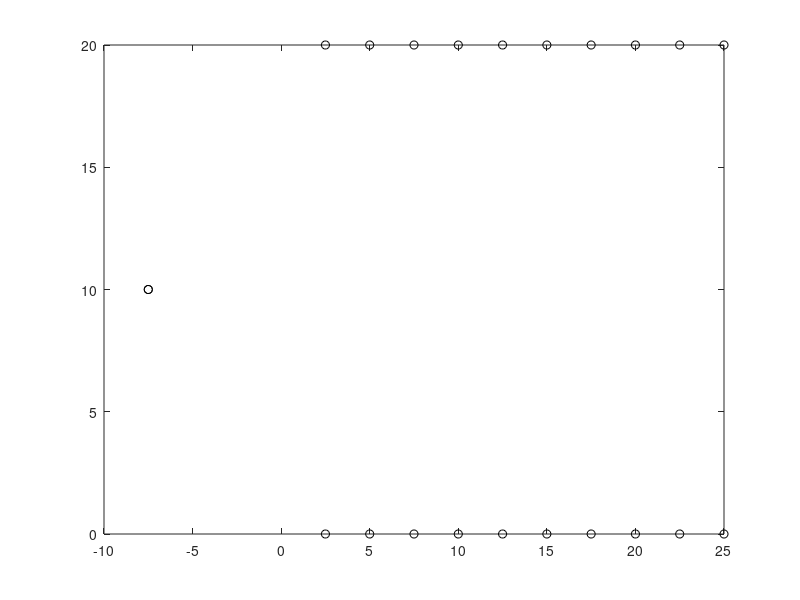

This chart was generated by the following MATLAB code: (Note: this script raises an error after producing the figure.)
%%

clear; close all; clc;


%% -------------------- Step A: Define Problem Parameters --------------------
N = 10;                     % number of rows
RL = 20;                    % row length
W = 2.5;                    % implement width (row spacing)
L = 3;                      % tractor length
Ld = 2;                   % look-ahead distance
gamma_limit = deg2rad(60);  % steering limit
Rmin = L / tan(gamma_limit);  % minimum turning radius
v_ref = 0.5;  % [m/s], desired reference speed


% Start and end positions
x_start = -3 * W;
y_start = RL / 2;
x_end = x_start;
y_end = y_start;

% Coordinates of headland nodes (lower and upper)
x_lower = W + 2.5 * (0:N-1); % added 2.5 m to correct X coordinates
y_lower = zeros(1, N);

x_upper = x_lower;
y_upper = RL * ones(1, N);

% Assemble full node coordinate list (1=start, 2..N+1=lower, N+2..2N+1=upper, 2N+2=end)
x = [x_start, x_lower, x_upper, x_end];
y = [y_start, y_lower, y_upper, y_end];

% Plot for verification
figure; plot(x, y, 'ko'); text(x + 0.2, y + 0.2, string(1:2*N+2)); axis equal;
title('Node Layout Verification'); xlabel('X [m]'); ylabel('Y [m]');
status = mkdir('results');
saveas(gcf, "results\node_layout.png")

%% -------------------- Step B: Cost Matrix with Reeds-Shepp Fishtail Turns --------------------

HUGE = 1e6;
DMAT_FT = HUGE * ones(2*N+2);  % Cost matrix for fishtail maneuvering

% 1. Free row traversal (lower <-> upper)
for i = 2:N+1
    DMAT_FT(i, i+N) = 0;
    DMAT_FT(i+N, i) = 0;
end

% 2. Headland transitions (same orientation → reverse entry into next row)
for i = 2:N
    for j = i+1:N+1
        % Bottom headland: both facing south
        q0_bot = [x(i), y(i), -pi/2];
        q1_bot = [x(j), y(j), -pi/2];
        poses = reedsSheppPathSample(q0_bot, q1_bot, Rmin, 0.25);
        len = sum(vecnorm(diff(poses(:,1:2)),2,2));
        DMAT_FT(i, j) = len;
        DMAT_FT(j, i) = len;

        % Top headland: both facing north
        q0_top = [x(i+N), y(i+N), pi/2];
        q1_top = [x(j+N), y(j+N), pi/2];
        poses = reedsSheppPathSample(q0_top, q1_top, Rmin, 0.25);
        len = sum(vecnorm(diff(poses(:,1:2)),2,2));
        DMAT_FT(i+N, j+N) = len;
        DMAT_FT(j+N, i+N) = len;
    end
end

% 3. Connections from/to start and end nodes using Manhattan distance
for i = 2:2*N+1
    DMAT_FT(1,i) = abs(x(1) - x(i)) + abs(y(1) - y(i));
    DMAT_FT(i,1) = DMAT_FT(1,i);
    DMAT_FT(end,i) = abs(x(end) - x(i)) + abs(y(end) - y(i));
    DMAT_FT(i,end) = DMAT_FT(end,i);
end

% 4. Prohibit direct jump from start to end
DMAT_FT(1,end) = HUGE;
DMAT_FT(end,1) = HUGE;

% 5. Solve the TSP using provided GA function
XY = [x', y'];
resultFT = tspof_ga('xy', XY, 'DMAT', DMAT_FT, ...
                    'SHOWRESULT', true, ...
                    'SHOWWAITBAR', true, ...
                    'SHOWPROG', true);

% route assignment for downstream Steps C and D
routeFT = [1, resultFT.optRoute, 2*N+2];

%% -------------------- Step C: Generate Waypoints with Reeds-Shepp Fishtail Turns --------------------

waypointsFT = [];

for k = 1:numel(routeFT)-1
    i = routeFT(k);
    j = routeFT(k+1);
    p1 = [x(i), y(i)];
    p2 = [x(j), y(j)];

    % Free traversal within a row
    if ((i>=2 && i<=N+1 && j-i==N) || (j>=2 && j<=N+1 && i-j==N))
        n = ceil(norm(p2 - p1)/0.5);
        t = linspace(0, 1, n).';
        waypointsFT = [waypointsFT; (p1 + (p2 - p1).*t(2:end))];
        continue
    end

    % Fishtail maneuver: reverse into next row (same orientation)
    sameBottom = all([i j] >= 2    & [i j] <= N+1);
    sameTop    = all([i j] >= N+2 & [i j] <= 2*N+1);

    if sameBottom
        theta0 = -pi/2; theta1 = -pi/2;
    elseif sameTop
        theta0 = pi/2; theta1 = pi/2;
    else
        theta0 = 0; theta1 = 0;
    end

    q0 = [x(i), y(i), theta0];
    q1 = [x(j), y(j), theta1];
    poses = reedsSheppPathSample(q0, q1, Rmin, 0.1);
    waypointsFT = [waypointsFT; poses(2:end, 1:2)];
end

figure;
plot(waypointsFT(:,1), waypointsFT(:,2), 'b.-');
axis equal; grid on;
title('Reeds-Shepp Fishtail Waypoints');
saveas(gcf, 'results/waypoints_fishtail.png');

%% -------------------- Step D: Follow Fishtail Path with Pure Pursuit --------------------

global dt DT
dt = 0.001;   % inner integration time step [s]
DT = 0.01;     % control period [s]
T_total = 100;    % total simulation time [s], adjust as needed
time_vec = 0:DT:T_total;

clear q_history cte_history

% Initial state
q = [-3*W; RL/2; 0; 0; v_ref];
q_history = q.';
cte_history = [];

Qmax = [inf; inf; inf; gamma_limit; v_ref];
Qmin = [-inf; -inf; -inf; -gamma_limit; 0];


for k = 1:length(time_vec)
    [steerAngle, cte] = purePursuitController(q, L, Ld, waypointsFT);
    steerAngle = max(min(steerAngle, gamma_limit), -gamma_limit);  % saturate here
    control = [steerAngle; v_ref];
    q = robot_bike_dyn(q, control, [gamma_limit;0], [gamma_limit;v_ref], Qmin, Qmax, L, 0, 0);

    q_history = [q_history; q.'];
    cte_history = [cte_history; cte];

    if norm(q(1:2) - waypointsFT(end,:)') < 0.5
        break;
    end
end

% Plot path and tracking
figure;
plot(waypointsFT(:,1), waypointsFT(:,2), 'r--'); hold on;
plot(q_history(:,1), q_history(:,2), 'b-');
axis equal; grid on;
title('Fishtail Path Tracking');
saveas(gcf, 'results/robot_path_fishtail.png');

% Plot CTE
figure;
plot(0:DT:(length(cte_history)-1)*DT, cte_history, 'LineWidth', 1.5);
xlabel('Time [s]'); ylabel('Cross-Track Error [m]');
title('Cross-Track Error - Fishtail');
grid on;
saveas(gcf, 'results/cte_fishtail.png');

% Save RMS
rms_cte_ft = sqrt(mean(cte_history.^2));
disp(['RMS CTE (Fishtail): ', num2str(rms_cte_ft), ' m']);
fid = fopen('results/RMS_fishtail.txt','w');
fprintf(fid, 'RMS CTE (m) - Fishtail: %.4f\n', rms_cte_ft);
fclose(fid);


%% -------------------- Step F: Reeds-Shepp Fishtail Turns with ±30° --------------------

% Use updated turning radius and limits
gamma_limit_30 = deg2rad(30);
Rmin_FT = L / tan(gamma_limit_30);
gamma_maxFT = gamma_limit_30;
gamma_minFT = -gamma_limit_30;

% Rebuild cost matrix with Reeds-Shepp sampled paths
DMAT_FT = HUGE * ones(2*N+2);

% Free row traversal
for i = 2:N+1
    DMAT_FT(i, i+N) = 0;
    DMAT_FT(i+N, i) = 0;
end

% Headland transitions with fishtail Reeds-Shepp paths
for i = 2:N
    for j = i+1:N+1
        % bottom rows, reverse entry
        q0 = [x(i), y(i), -pi/2];
        q1 = [x(j), y(j), -pi/2];
        path = reedsSheppPathSample(q0, q1, Rmin, 0.25);
        DMAT_FT(i,j) = sum(vecnorm(diff(path(:,1:2)),2,2));
        DMAT_FT(j,i) = DMAT_FT(i,j);

        % top rows, reverse entry
        q0 = [x(i+N), y(i+N), pi/2];
        q1 = [x(j+N), y(j+N), pi/2];
        path = reedsSheppPathSample(q0, q1, Rmin, 0.25);
        DMAT_FT(i+N,j+N) = sum(vecnorm(diff(path(:,1:2)),2,2));
        DMAT_FT(j+N,i+N) = DMAT_FT(i+N,j+N);
    end
end

% Start/end connections
for i = 2:2*N+1
    DMAT_FT(1,i) = abs(x(1)-x(i)) + abs(y(1)-y(i));
    DMAT_FT(i,1) = DMAT_FT(1,i);
    DMAT_FT(end,i) = abs(x(end)-x(i)) + abs(y(end)-y(i));
    DMAT_FT(i,end) = DMAT_FT(end,i);
end
DMAT_FT(1,end) = HUGE;
DMAT_FT(end,1) = HUGE;

% Solve optimal route using GA
resultFT = tspof_ga('xy', XY, 'DMAT', DMAT_FT, 'SHOWRESULT', true);
routeFT = [1, resultFT.optRoute, 2*N+2];

% STEP C: Generate Fishtail Path Waypoints with ±30° Steering
waypointsFT = [];

for k = 1:numel(routeFT)-1
    i = routeFT(k); j = routeFT(k+1);
    p1 = [x(i), y(i)];
    p2 = [x(j), y(j)];

    % Row traversal: straight interpolation
    if ((i>=2 && i<=N+1 && j-i==N) || (j>=2 && j<=N+1 && i-j==N))
        n = ceil(norm(p2-p1)/0.5);
        t = linspace(0,1,n).';
        waypointsFT = [waypointsFT; (p1 + (p2-p1).*t(2:end))];
        continue
    end

    % Headland turns: reverse entry orientation
    sameBottom = all([i j] >= 2 & [i j] <= N+1);
    sameTop    = all([i j] >= N+2 & [i j] <= 2*N+1);

    if sameBottom
        theta0 = -pi/2; theta1 = -pi/2;
    elseif sameTop
        theta0 = pi/2; theta1 = pi/2;
    else
        theta0 = 0; theta1 = 0;
    end

    q0 = [x(i), y(i), theta0];
    q1 = [x(j), y(j), theta1];
    path = reedsSheppPathSample(q0, q1, Rmin, 0.25);
    waypointsFT = [waypointsFT; path(2:end,1:2)];
end

figure;
plot(waypointsFT(:,1), waypointsFT(:,2), 'b.-');
axis equal; grid on;
title('Fishtail Path Waypoints (±30° Steering)');
saveas(gcf, 'results/waypoints_fishtail_30deg.png');

% STEP D: Path following using Pure Pursuit with fishtail path
clear q_history cte_history

q = [-3*W; RL/2; 0; 0; v_ref];
q_history = q.';
cte_history = [];

for k = 1:length(time_vec)
    [steerAngle, cte] = purePursuitController(q, L, Ld, waypointsFT);
    steerAngle = max(min(steerAngle, gamma_limit), -gamma_limit);
    control = [steerAngle; v_ref];
    q = robot_bike_dyn(q, control, [gamma_limit;0], [gamma_limit;v_ref], Qmin, Qmax, L, 0, 0);
    q_history = [q_history; q.'];
    cte_history = [cte_history; cte];
    if norm(q(1:2) - waypointsFT(end,:)') < 0.5
        break;
    end
end

% Plot path
figure;
plot(waypointsFT(:,1), waypointsFT(:,2), 'r--'); hold on;
plot(q_history(:,1), q_history(:,2), 'b-');
axis equal; grid on;
title('Fishtail Path Tracking (±30°)');
saveas(gcf, 'results/robot_path_fishtail_30deg.png');

% Plot CTE
figure;
plot(0:DT:(length(cte_history)-1)*DT, cte_history, 'LineWidth', 1.5);
xlabel('Time [s]'); ylabel('Cross-Track Error [m]');
title('CTE - Fishtail (±30° Steering)');
grid on;
saveas(gcf, 'results/cte_fishtail_30deg.png');

% Save RMS
rms_cte_ft = sqrt(mean(cte_history.^2));
disp(['RMS CTE (Fishtail, ±30°): ', num2str(rms_cte_ft), ' m']);
fid = fopen('results/RMS_fishtail_30deg.txt','w');
fprintf(fid, 'RMS CTE (m) - Fishtail ±30°: %.4f\n', rms_cte_ft);
fclose(fid);



